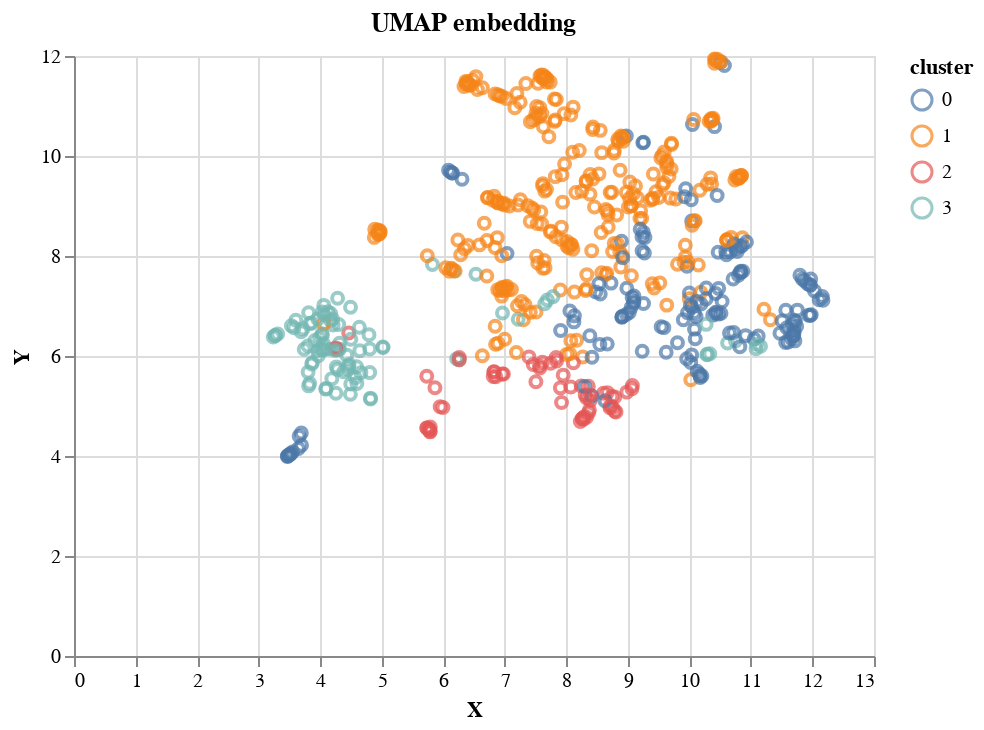

The code cell stored with this chart in its notebook:
### Code cell
plot_interactive_embedding(embedding,"UMAP embedding" )

### Figure 1 — Vega-Lite specification as saved in the notebook (floating-point values rounded to 4 significant figures; data arrays with more than 128 entries replaced by an {"elided": "..."} marker saying what was removed)
{"config": {"view": {"continuousWidth": 400, "continuousHeight": 300}}, "data": {"name": "data-537423a801a97903a3ac45e19551c65e"}, "mark": "point", "encoding": {"color": {"type": "nominal", "field": "cluster"}, "tooltip": [{"type": "nominal", "field": "nbName"}], "x": {"type": "quantitative", "field": "X"}, "y": {"type": "quantitative", "field": "Y"}}, "title": "UMAP embedding", "$schema": "https://vega.github.io/schema/vega-lite/v4.8.1.json", "datasets": {"data-537423a801a97903a3ac45e19551c65e": {"elided": "584 records"}}}
